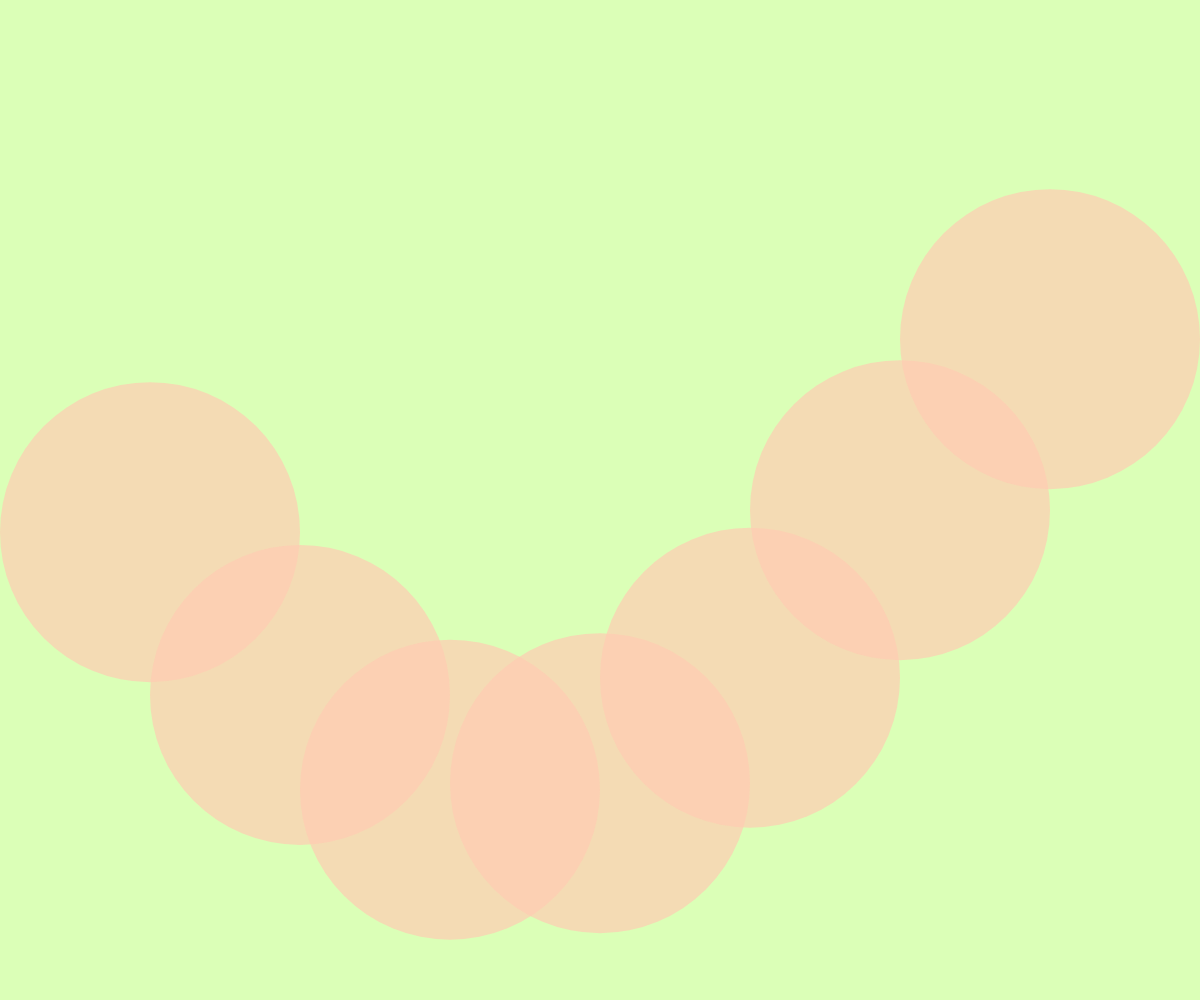
Frame 1 (no input)
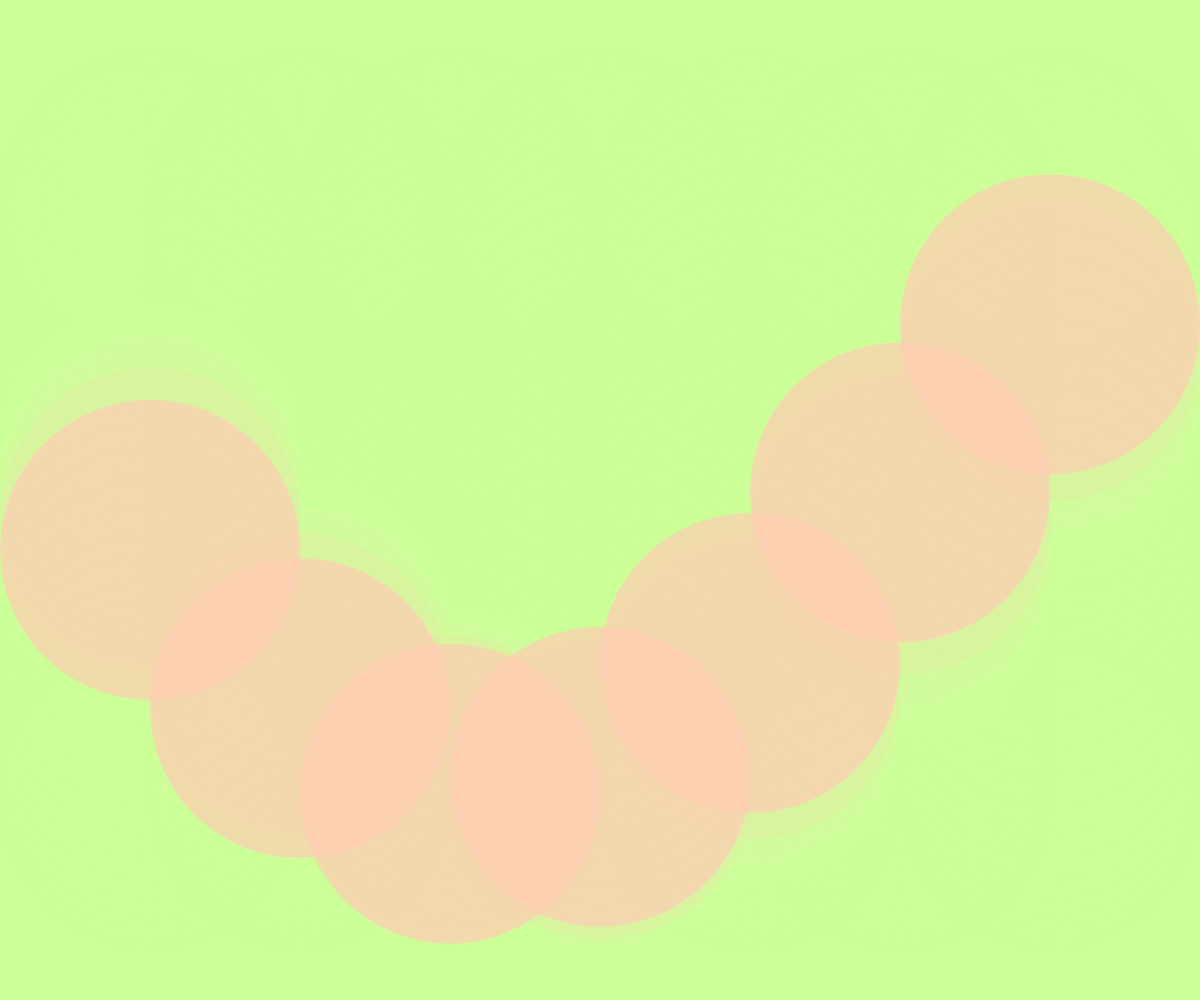
Frame 60 (no input)
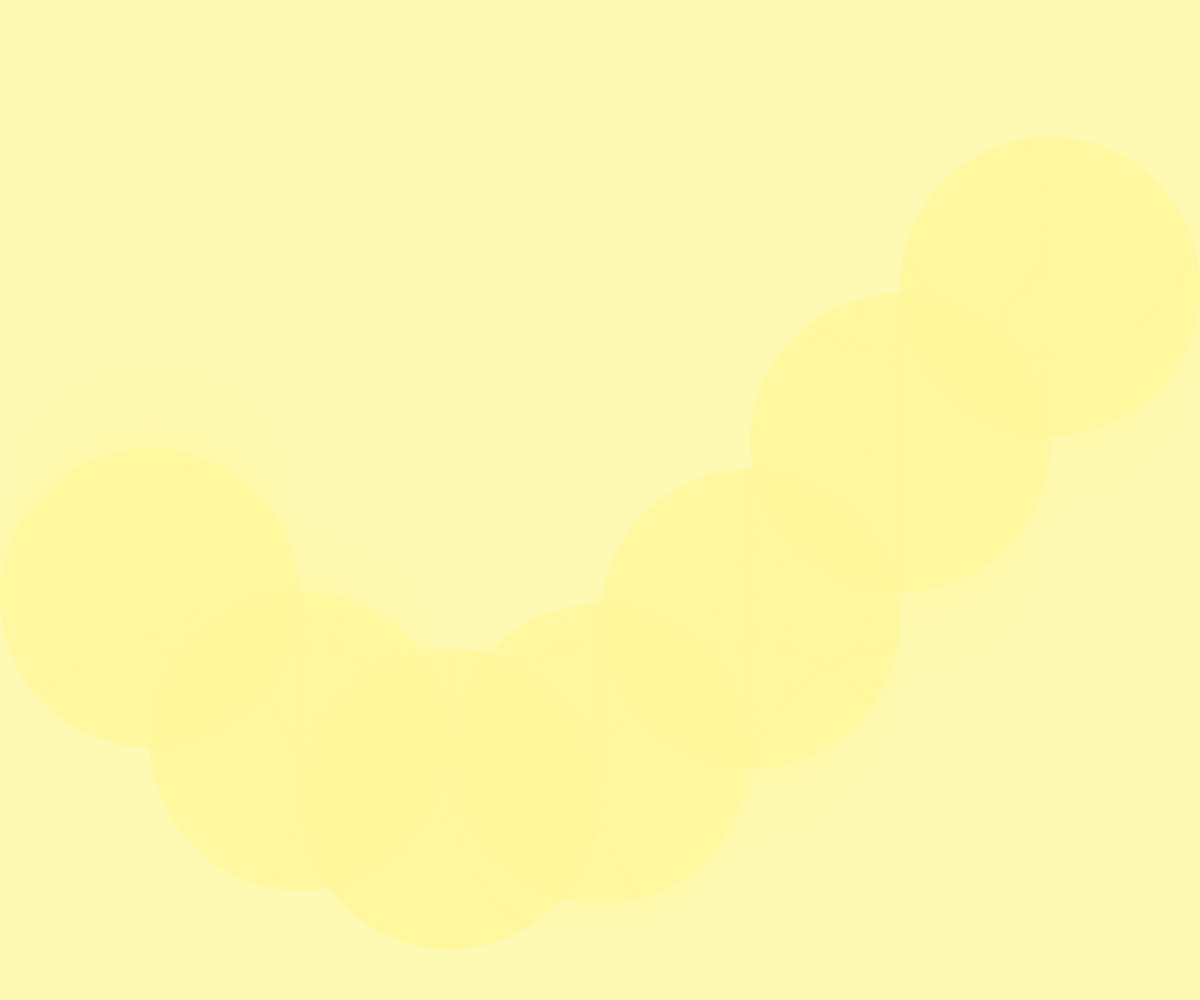
Frame 120 (the mouse pressed at the canvas centre since frame 60)

The p5.js sketch that drew these frames (run headless with seeded random() and noise() and a simulated clock; from frame 60 on, the mouse is pressed at the canvas centre):

// p5.js sketch
// ── sketch.js

let bgColor;
let blockColor;

let num = 7;
let inverted = false;
let phase = 0;      // smooth accumulator for wave motion
let mx, my;         // smoothed mouse proxies



function setup() {
  createCanvas(windowWidth, windowHeight);
  rectMode(CENTER);
  colorMode(HSB, 360, 100, 100, 1);
  noStroke();
  mx = width  / 2;  // start centered
  my = height / 2;
}

function draw() {
  // Colour:
  // Sat + Brightness fixed, Hue variable and opposite
  let mainHue = map(mouseX, 0, width, 20, 90);
  let oppositeHue = map(mainHue, 20, 90, 90, 20);
  bgColor = color(mainHue, 30, 100, 0.7);
  blockColor = color(oppositeHue, 40, 100, 0.7); // slight sat diff so it never disappears
  

  // smooth mouse tracking (works even before the first move)
  const targetX = (mouseX || width / 2);
  const targetY = (mouseY || height / 2);
  mx = lerp(mx, targetX, 0.2);
  my = lerp(my, targetY, 0.2);

  if (inverted) {
    background(bgColor);
    fill(blockColor);
  } else {
    background(blockColor);
    fill(bgColor);
  }
  

  // wave speed controlled by smoothed Y (use a gentle range)
  const speed = map(my, 0, height, 0.005, 0.21);

  // advance phase smoothly by current speed
  phase += speed;

  // equal margins and gaps across width
  const totalSlots = num + 1;
  const gap = width / totalSlots;

  const baseY = height / 2;
  const amplitude = height*0.30;

  for (let i = 0; i < num; i++) {
    const x = gap * (i + 1);
    const yOffset = sin(phase + i * 0.6) * amplitude;
    const y = baseY + yOffset;
    //ellipse(x, y, cw, ch);
    circle(x,y,300);
  }
}

function mousePressed() {
  inverted = !inverted;
}

function windowResized() {
  resizeCanvas(windowWidth, windowHeight);
  // keep the proxies centred on resize to avoid a jump
  mx = width  / 2;
  my = height / 2;
}
